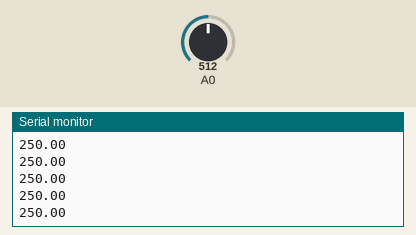
This sketch was run on a simulated Arduino Uno, built with avr-gcc and run on an emulated ATmega328P. Parts: the last lines printed to the serial monitor. The inputs (shaded band) are chosen by the test bench; at power-on: A0 = 512.

Above: at 1.2 s.
1.3 s: A0 set to 716
At 1.8 s:
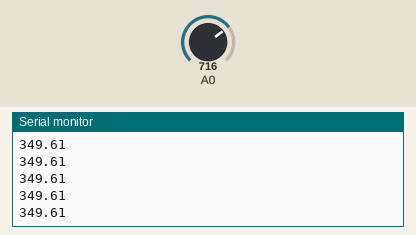
2.8 s: A0 set to 900
At 3.4 s:
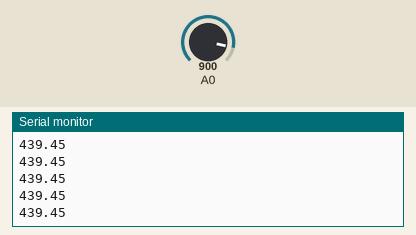
Timing chart, 0 to 5.8 s (numbered marks = the images above; inputs shaded):
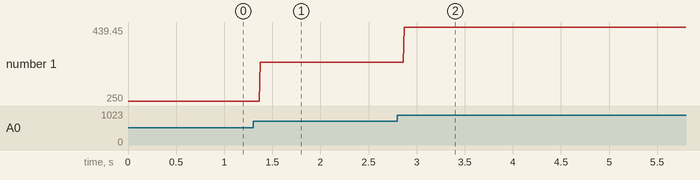

The sketch:

lab05.ino
```cpp
// 201533631 김도균

void setup() {
	Serial.begin(9600);
}

void loop() {

	Serial.println(( 5.0 * analogRead(A0) * 100 ) / 1024);

}
```

Measured:
- after the input at 1.3 s, the serial monitor: prints a new line after 0.07 s (image 1)
- after the input at 2.8 s, the serial monitor: prints a new line after 0.07 s (image 2)
- plotted number 1: 250 → 349.61 after the input at 1.3 s, 349.61 → 439.45 after the input at 2.8 s
